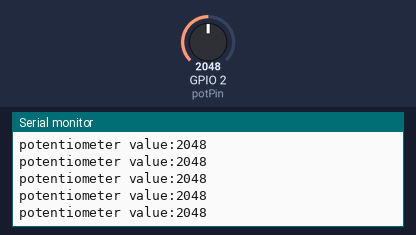
The sketch below on a simulated ESP32. Shown: the last lines printed to the serial monitor. The inputs (shaded band) are chosen by the test bench; at power-on: GPIO 2 (potPin) = 2048.

Above: at 1.2 s.
1.3 s: GPIO 2 (potPin) set to 2866
At 1.56 s:
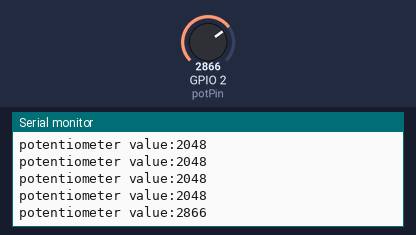
2.8 s: GPIO 2 (potPin) set to 3603
At 2.96 s:
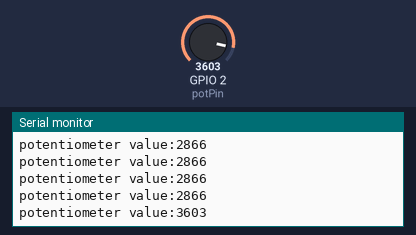
Timing chart, 0 to 5.8 s (numbered marks = the images above; inputs shaded):
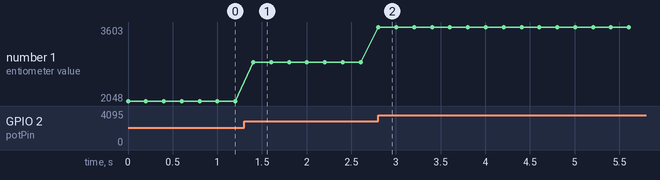

The sketch:

potentiometer.ino
```cpp
//Expirement 3 : Reading a potentiometer using ESP32
//Define  the analog pin
const int potPin =2;
//GPI013 is input only

void setup() {
  Serial.begin(115200);
  // start serial moniror at 115200 baud rate

}

void loop() {
  int potValue = analogRead(potPin);
  // read analog value (0-4095)
  Serial.print( "potentiometer value:");
  Serial.println(potValue);
  //print the value
  delay(200);
  // Delay for readability
}
```

Measured:
- after the input at 1.3 s, the serial monitor: prints a new line after 0.10 s (image 1)
- after the input at 2.8 s, the serial monitor: prints a new line at once (image 2)
- plotted number 1: 2048 → 2866 after the input at 1.3 s, 2866 → 3603 after the input at 2.8 s
